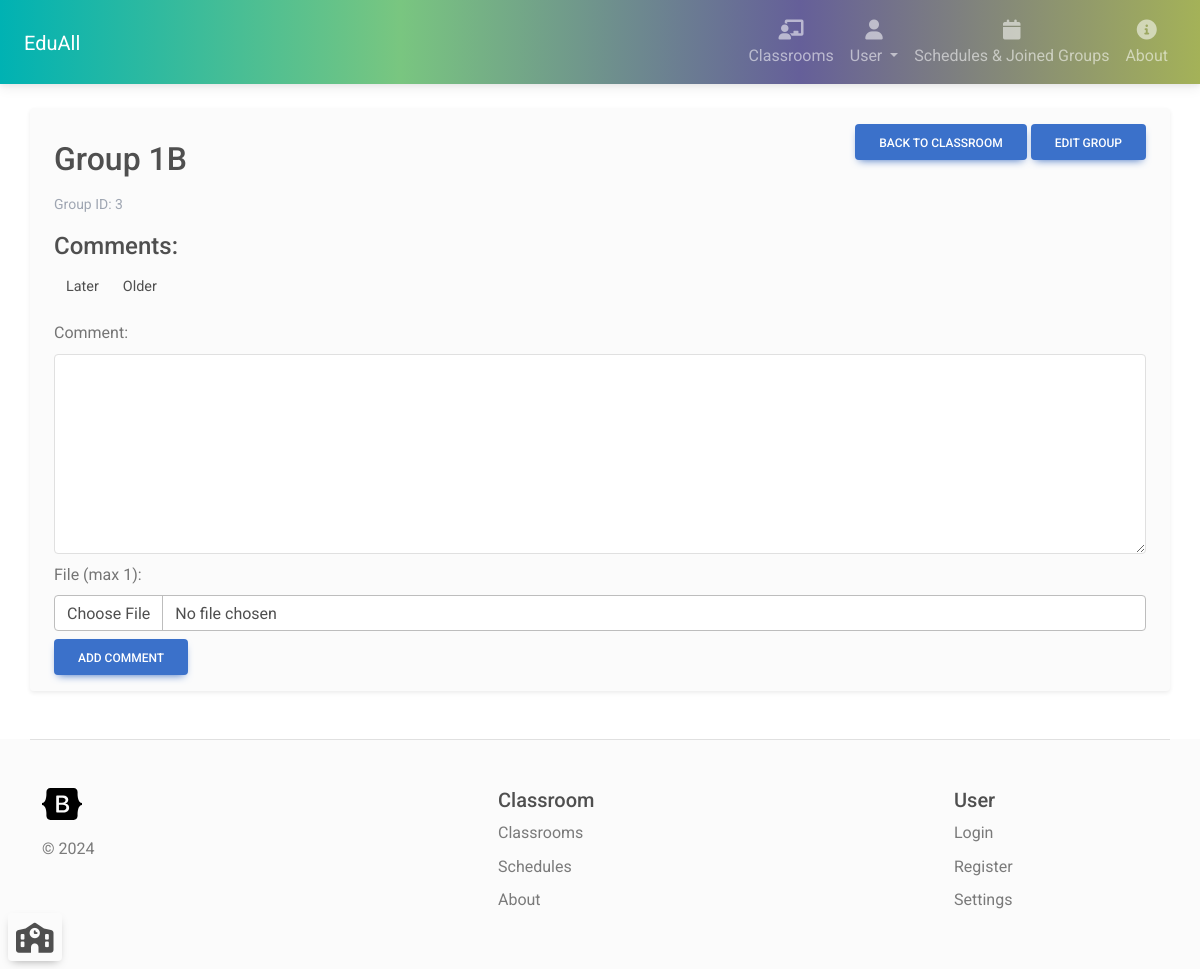
Before: /classroom/group/3 (signed in) with the older database file.
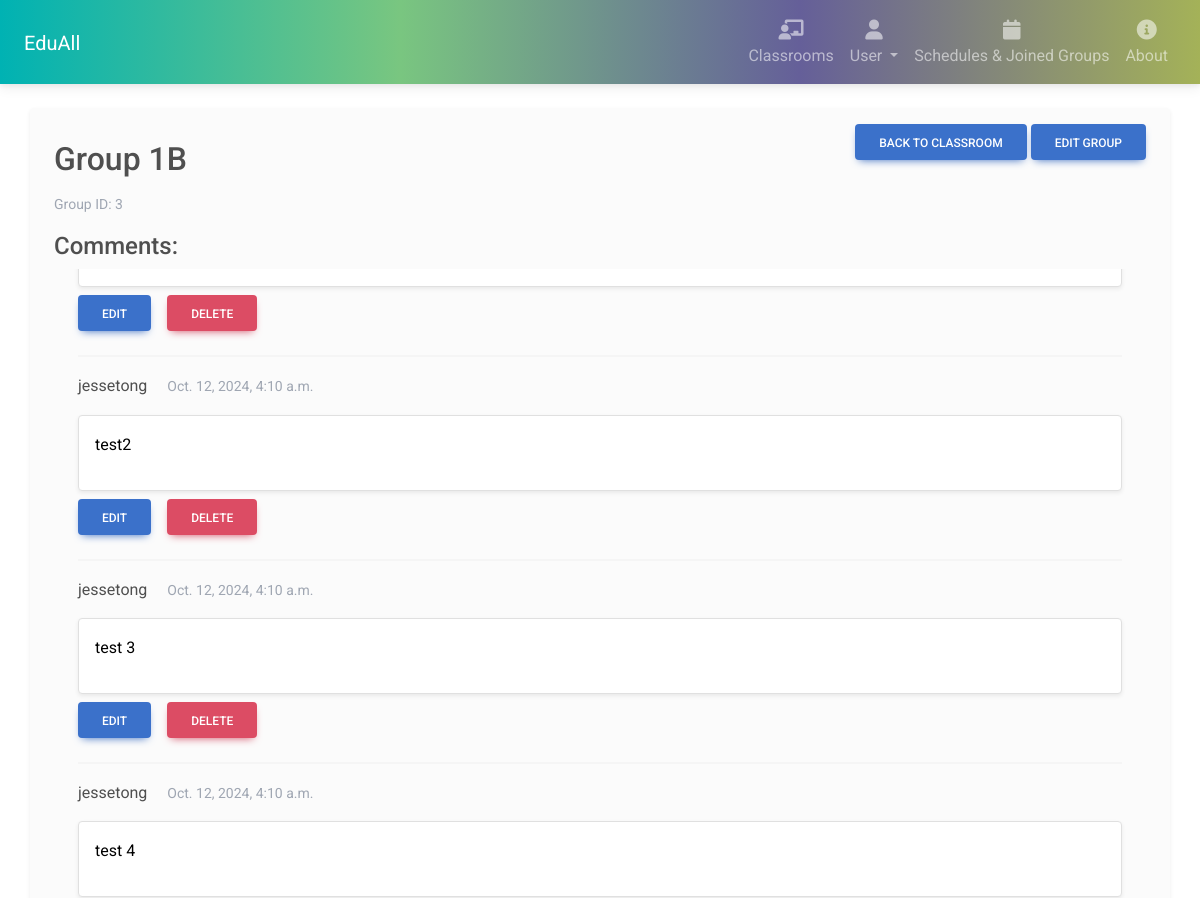
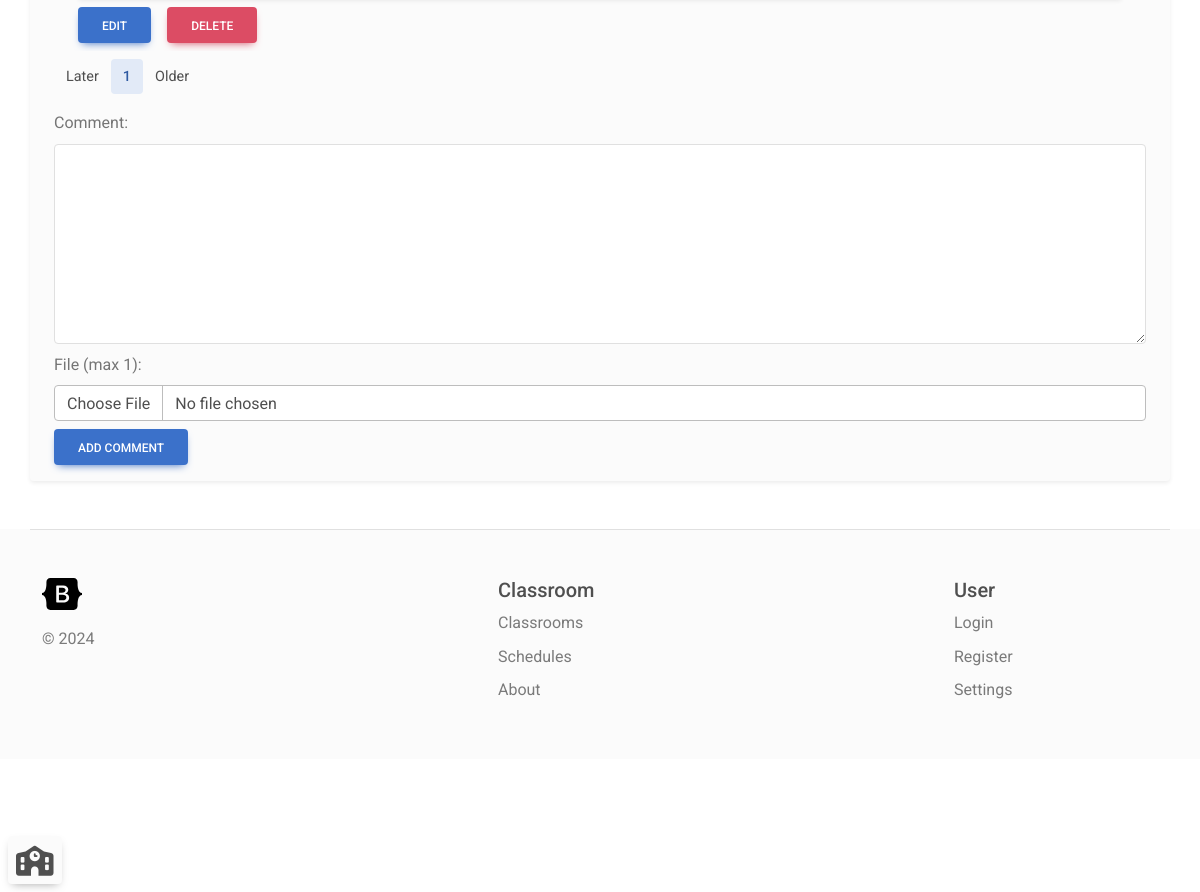
After: the same page with the newer database file (2 pictures, top to bottom).
### classroom_manager/models.py (models this page shows, shortened)
class GroupComment(models.Model):
    commenter = models.ForeignKey(User, on_delete=models.CASCADE)
    comment = models.CharField(max_length=5000)
    learnGroup = models.ForeignKey(LearnGroup, on_delete=models.CASCADE)
    creationDate = models.DateTimeField(auto_now_add=True)
    file = models.FileField(upload_to='group_comment_files' ,null=True)

### classroom_manager/views.py (the view)
# urls.py: path('classroom/group/<int:groupId>', views.learnGroupDetails, name="learn_group_details"),
@login_required(login_url='login')
def learnGroupDetails(request: HttpRequest, groupId: int):
    if request.method == 'GET':
        learnGroup = LearnGroup.objects.filter(id=groupId).first()
        if learnGroup == None:
            return render(request, '404page.html')
        isUserTeacher = isTeacher(request.user.id, learnGroup.classroom.id)
        if not isUserTeacher and not learnGroup.students.filter(id=request.user.id).exists():
            return render(request, '403page.html')
        members = learnGroup.students.all()
        page = request.GET.get('page', 1)
        try:
            page = int(page)
            if page <= 0:
                page = 1
        except:
            page = 1
        try:
            editingCommentId = request.GET.get('editingCommentId')
            editingCommentId = int(editingCommentId)
        except:
            editingCommentId = None
        comments = GroupComment.objects.filter(learnGroup=learnGroup).order_by('-creationDate').all()[(page - 1) * 10 : page * 10]
        numberOfComments = GroupComment.objects.filter(learnGroup=learnGroup).count()
        pageLimit = ceil(numberOfComments / 10)
        pageRange = list(range(max(1, page - 2), min(pageLimit + 1, page + 3) ))
        context = {'learnGroup': learnGroup, 'isTeacher': isUserTeacher, 'members': members, 'group': learnGroup,
                    'comments': comments, 'editingCommentId': editingCommentId, 'pageRange': pageRange, 'currentPage': page}
        return render(request, 'learn_group_details.html', context)
    else:
        return render(request, '404page.html')

### classroom_manager/views.py (called while the page is built)
def isTeacher(userId, classroomId):
    user = User.objects.filter(id=userId).first()
    classroom = Classroom.objects.filter(id=classroomId, teachers__id__contains=userId).first()
    if user == None or classroom == None:
        return False
    return True

### classroom_manager/templates/learn_group_details.html (shortened to what this page needs)
{% extends 'navbar.html' %}
{% block content %}
<div class="d-flex flex-row justify-content-between">
    {% if group.name %}
        <h2 class="mt-3">{{ group.name }}</h2>
    {% else %}
        <h2>Classroom group's name not available</h2>
    {% endif %}
    <div>
        <a href="{% url 'classroom_details' group.classroom.id %}" class="btn btn-primary">Back to classroom</a>
        <a href="{% url 'search_in_group_edit' group.id %}" class="btn btn-primary">Edit group</a>
    </div>
</div>
<div class="mt-1">
    <p class="text-secondary mb-0"><small>Group ID: {{ group.id }}</small></p>
</div>
<h4 class="mt-3">Comments:</h4>
{% if comments %}
<div class="bordered d-flex flex-column-reverse mx-2 px-3" style="height: 680px; overflow: auto">
    {% for comment in comments %}
    <div>
        <hr class="hr"/>
        <div class="mb-0 mt-3"><p>{{ comment.commenter.username }}
            <small class="text-secondary ms-3">{{ comment.creationDate }}</small></p>
        </div>
        {% if editingCommentId != comment.id %}
        <div class="border rounded-2 px-3 py-3 mb-0 mt-0 shadow-sm bg-white" style="overflow: auto; max-height: 200px">
            <p class="text-black mt-0">{{ comment.comment }}</p>
        </div>
        {% endif %}
        <div class="mt-2 d-flex mb-2">
            {% if editingCommentId is none and comment.commenter.id == request.user.id %}
            <a class="btn btn-primary" role="button"
            href="{% url 'learn_group_details' group.id %}?editingCommentId={{ comment.id }}">Edit</a>
            {% endif %}
            {% if isTeacher or comment.commenter.id == currentUser.id %}
            <form class="ms-3" action="{% url 'edit_delete_group_comment' comment.id %}" method="post">
                <button type="submit" class="btn btn-danger">Delete</button>
            </form>
            {% endif %}
        </div>
    </div>
    {% endfor %}
</div>
{% endif %}
<ul class="pagination mt-2">
    <li class="page-item"><a class="page-link" href="{% url 'learn_group_details' group.id %}?page={{ currentPage|add:"-1" }}">Later</a></li>
    {% for page in pageRange %}
        {% if page == currentPage%}
        <li class="page-item active"><a class="page-link" href="{% url 'learn_group_details' group.id %}?page={{ page }}">{{ page }}</a></li>
        {% else %}
        <li class="page-item"><a class="page-link" href="{% url 'learn_group_details' group.id %}?page={{ page }}">{{ page }}</a></li>
        {% endif %}
    {% endfor %}
    <li class="page-item"><a class="page-link" href="{% url 'learn_group_details' group.id %}?page={{ currentPage|add:"1" }}">Older</a></li>
</ul>
<form class="mt-3" action="{% url 'add_comment_to_learn_group' group.id %}" method="post" enctype="multipart/form-data">
    <div class="form-group mt-2">
        <label for="comment" class="form-label">Comment:</label>
        <textarea id="comment" name="comment" class="form-control" style="height: 200px"></textarea>
    </div>
    <div class="form-group mt-2">
        <label for="file" class="form-label">File (max 1):</label>
        <input name="file" type="file" class="form-control" id="file" />
    </div>
    <div class="form-group mt-2">
        <button type="submit" class="btn btn-primary">Add comment</button>
    </div>
</form>
{% endblock %}

Changed rows visible on the page:
added GroupComment: commenter.username "jessetong", creationDate "Oct. 12, 2024, 4:10 a.m.", comment "test 4"
added GroupComment: commenter.username "jessetong", creationDate "Oct. 12, 2024, 4:10 a.m.", comment "test 3"
added GroupComment: commenter.username "jessetong", creationDate "Oct. 12, 2024, 4:10 a.m.", comment "test2"
Other visible differences:
new list line: "1"
